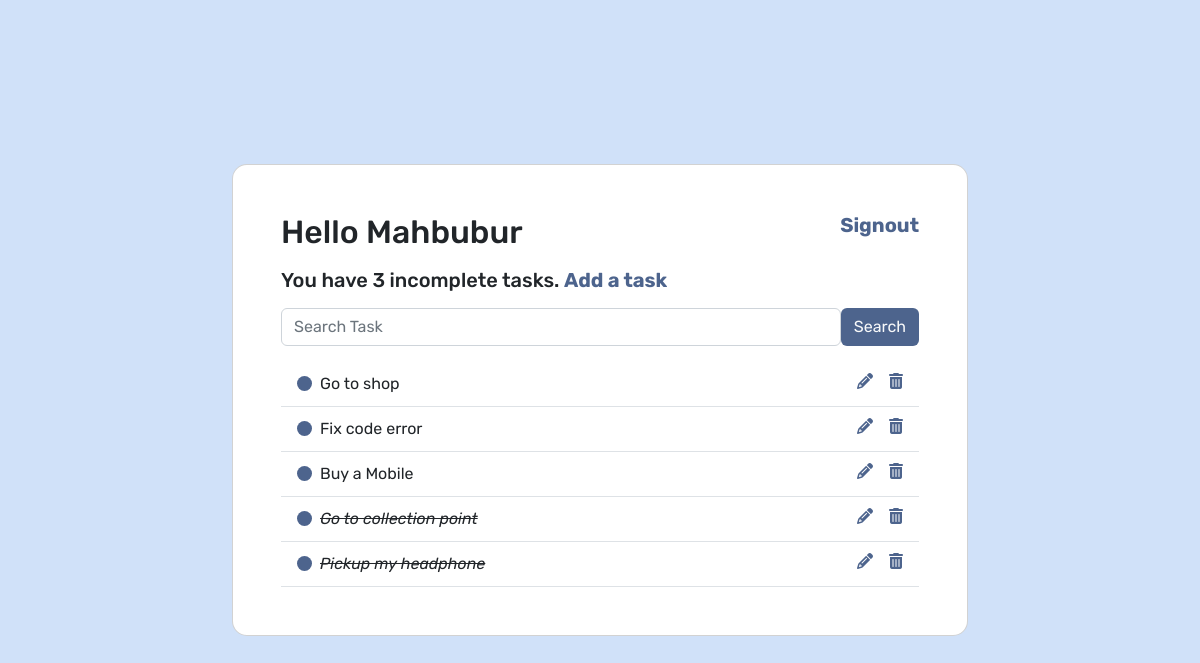
The page / (signed in) on the database as committed earlier.
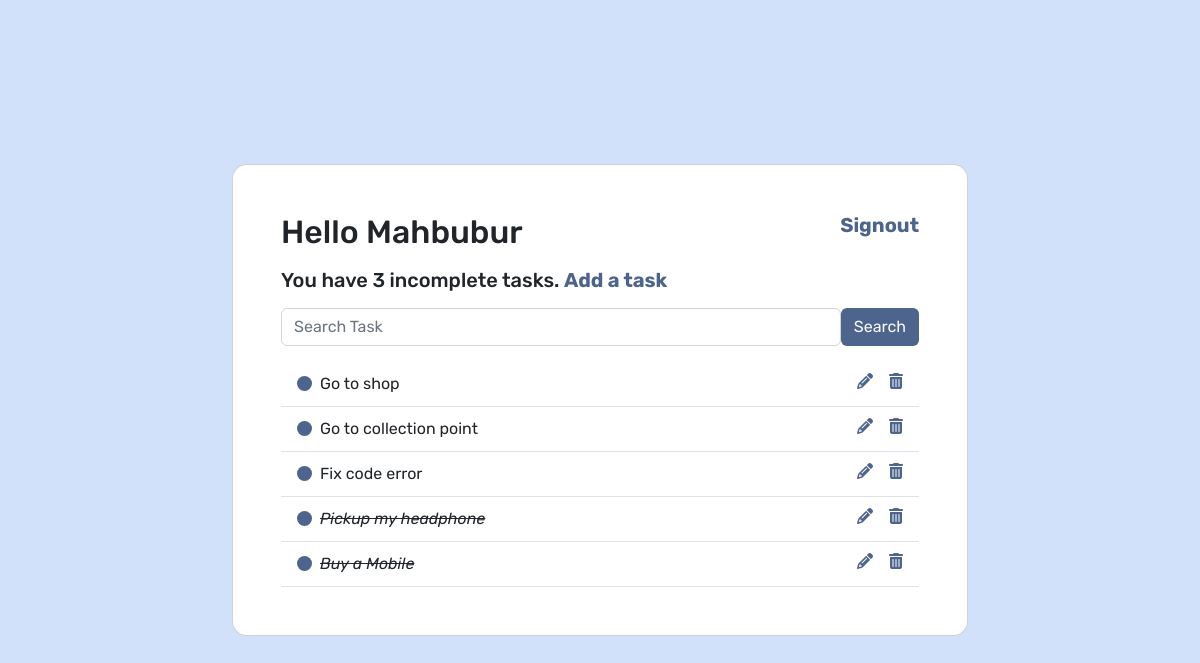
The same page on the database as committed later.
### Main/models.py (models this page shows)
class Task(models.Model):
    user = models.ForeignKey(User, on_delete=models.CASCADE, null=True, blank=True)
    title = models.CharField(max_length=200, null=True, blank=200)
    description = models.TextField(null=True, blank=True)
    complete = models.BooleanField(default=False)
    def __str__(self):
        return self.title
    class Meta:
        ordering = ['complete']

### Main/views.py (the view)
# urls.py: path('', TaskList.as_view(), name='task_list'),
class TaskList(LoginRequiredMixin, ListView):
    model = Task
    context_object_name = 'tasks'
    def get_context_data(self, **kwargs):
        context = super().get_context_data(**kwargs)
        context['tasks'] = context['tasks'].filter(user=self.request.user)
        context['count'] = context['tasks'].filter(complete=False).count()
        search_input = self.request.GET.get('search-area') or ''
        if search_input:
            context['tasks'] = context['tasks'].filter(title__startswith=search_input)
        context['search_input'] = search_input
        return context

### Main/templates/Main/task_list.html
{% extends 'base.html' %}
{% block content %}
<section class="vh-100" style="background-color: #D0E1F9;">
  <div class="container py-5 h-100">
    <div class="row d-flex justify-content-center align-items-center h-100">
      <div class="col col-xl-8">
        <div class="card" style="border-radius: 15px;">
          <div class="card-body p-5">
            <div class="d-flex justify-content-between">
              <h2 class="mb-3">Hello {{ request.user|title }}</h2>
              {% if request.user.is_authenticated %}
              <h5><a href="{% url 'signout' %}" class="text-decoration-none fw-bold custom-font-color">Signout</a></h5>
              {% else %}
              <a href="{% url 'signin' %}">Signin</a>
              {% endif %}
            </div>
            <h5>You have {{ count }} incomplete task{{ count|pluralize:"s" }}. <span><a href="{% url 'create' %}" class="text-decoration-none fw-bold custom-font-color">Add a task</a></span></h5>
            <form action="" method="GET" class='d-flex my-3'>
              <input type="text" class="form-control" name="search-area" placeholder="Search Task" value="{{ search_input }}">
              <button type="submit" class="btn custom-btn text-light">Search</button>
            </form>
            <ul class="list-group mb-0">
              {% for task in tasks %}
              <li class="list-group-item d-flex d-flex justify-content-between align-items-center border-start-0 border-top-0 border-end-0 border-bottom rounded-0 mb-0">
                <div class="d-flex align-items-center">
                    {% if task.complete %}
                    <div class="d-flex">
                        <div class="task-icon mt-1"></div>
                        <i class="ms-2"><s>{{ task }}</s></i>
                    </div>
                    {% else %}
                    <div class="d-flex">
                        <div class="task-icon mt-1"></div>
                        <div class="ms-2">{{ task }}</div>
                    </div>
                    {% endif %}
                </div>
                <div class="d-flex flex-row justify-content-end mb-1">
                    <a href="{% url 'edit' task.id %}" class="text-info" data-mdb-toggle="tooltip" title="Edit todo"><i
                        class="fas fa-pencil-alt me-3"></i></a>
                    <a href="{% url 'delete' task.id %}" class="text-danger" data-mdb-toggle="tooltip" title="Delete todo"><i
                        class="fas fa-trash-alt"></i></a>
                </div>
              </li>
              {% endfor %}
            </ul>
          </div>
        </div>
      </div>
    </div>
  </div>
</section>
{% endblock content %}

### templates/base.html (shortened to what this page needs)
<!DOCTYPE html>
<html lang="en">
<head>
    <link href="https://cdn.jsdelivr.net/npm/bootstrap@5.2.2/dist/css/bootstrap.min.css" rel="stylesheet">
    <link href="https://cdnjs.cloudflare.com/ajax/libs/font-awesome/6.2.0/css/all.min.css" rel="stylesheet">
</head>
<body>
    <div>
        {% block content %}
        {% endblock content %}
    </div>
</body>
</html>

### templates/base.html (style rules this page uses)
body { font-family: 'Rubik', sans-serif; }
.fas { color: #4D648D; }
.task-icon { height: 15px; width: 15px; background-color: #4D648D; border-radius: 50%; }
.custom-btn { background-color: #4D648D; }
.custom-font-color { color: #4D648D; }

Rows that differ between the two databases and show on the page:
changed Task "Go to collection point": complete True → False (drawn); moves up the list
shown differently, row unchanged: Task "Pickup my headphone": moves up the list
changed Task "Buy a Mobile": complete False → True (drawn)
